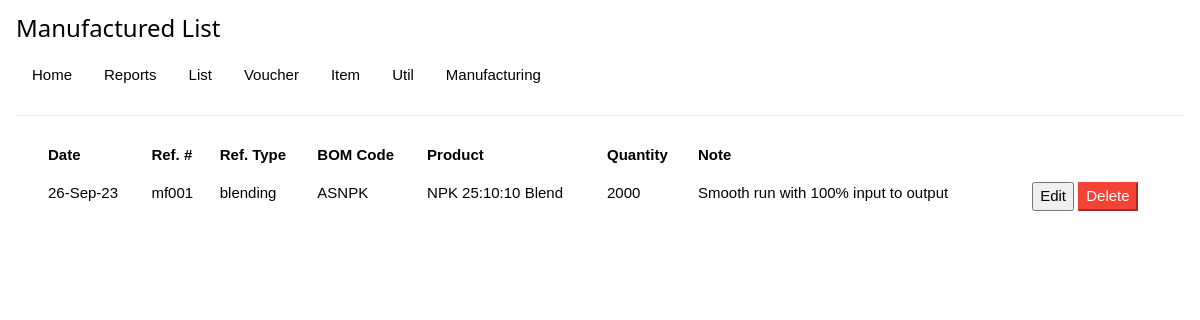
Screenshot of /app/mflist.php with the database file from the repository.
### tables this page shows
CREATE TABLE `manufact` (
  `mf_id` int(11) NOT NULL,
  `mf_date` timestamp NULL DEFAULT NULL,
  `mf_reftype` varchar(25) DEFAULT NULL,
  `mf_refno` varchar(12) DEFAULT NULL,
  `mf_fitem` varchar(25) DEFAULT NULL,
  `mf_bom` varchar(25) DEFAULT NULL,
  `mf_loc` varchar(25) DEFAULT NULL,
  `mf_fqty` varchar(25) DEFAULT NULL,
  `mf_note` varchar(50) DEFAULT NULL
);

CREATE TABLE `bom` (
  `bom_id` int(11) NOT NULL,
  `bom_name` varchar(25) DEFAULT NULL,
  `bom_fitem` varchar(25) DEFAULT NULL,
  `bom_uom` int(11) DEFAULT NULL
);

CREATE TABLE `products` (
  `i_id` int(11) NOT NULL,
  `u_id` int(11) NOT NULL,
  `icode` varchar(25) NOT NULL,
  `iname` varchar(25) NOT NULL,
  `icat` varchar(25) NOT NULL
);

### app/mflist.php (the view, shortened to what this page needs)
<?php
require_once '../inc/db.php';
$retsql = 'SELECT m.mf_id,m.mf_date,m.mf_reftype,m.mf_refno,p.iname,b.bom_name,m.mf_fqty,m.mf_note
			   FROM manufact as m
			   INNER JOIN products as p ON p.i_id = m.mf_fitem
			   INNER JOIN bom as b ON b.bom_id = m.mf_bom
			   ORDER BY m.mf_date ASC';
$result = mysqli_query($conn, $retsql);
$data = array();
while ($row = mysqli_fetch_array($result, MYSQLI_ASSOC)) {
    $data[] = $row;
}
$mflist = $data;
?>
<!DOCTYPE html>
<html>
<head>
    <link rel="stylesheet" type="text/css" href="../lib/sdt.css">
    <link rel="stylesheet" type="text/css" href="../lib/w3.css">
</head>
<body>
    <div class="w3-container">
        <h3>Manufactured List</h3>
        <?php require_once '../inc/nav.php'; ?>
        <div class="w3-panel">
            <table id="matbl" class='w3-table w3-striped w3-hoverable'>
                <thead>
                    <tr>
                        <th>Date</th>
                        <th>Ref. #</th>
                        <th>Ref. Type</th>
                        <th>BOM Code</th>
                        <th>Product</th>
                        <th>Quantity</th>
                        <th>Note</th>
                    </tr>
                </thead>
                <?php
                foreach ($mflist as $mf) {
                    $mdate = date("d-M-y", strtotime($mf["mf_date"])); ?>
                    <tr>
                        <td><?php echo $mdate; ?></td>
                        <td><?php echo $mf["mf_refno"]; ?></td>
                        <td><?php echo $mf["mf_reftype"]; ?></td>
                        <td><?php echo $mf["bom_name"]; ?></td>
                        <td><?php echo $mf["iname"]; ?></td>
                        <td><?php echo $mf["mf_fqty"]; ?></td>
                        <td><?php echo $mf["mf_note"]; ?></td>
                        <td>
                        <td>
                            <button><a href="mfedit.php?medit=<?php echo $mf["mf_id"]; ?>" style="text-decoration: none;">Edit</a></button>
                            <button disabled class="w3-border-red w3-red"><a href="ajaxdb.php?mdelete=<?php echo $mf["mf_id"]; ?>" style="text-decoration: none;">Delete</a></button>
                        </td>
                        </td>
                    </tr>
                <?php } ?>
            </table>
        </div>
    </div>
</body>
</html>

### rows the page displays
manufact: mf_date "26-Sep-23", mf_refno "mf001", mf_reftype "blending", bom.bom_name "ASNPK", products.iname "NPK 25:10:10 Blend", mf_fqty "2000", mf_note "Smooth run with 100% input to output"
